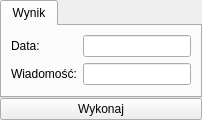
       <widget class="QWidget" name="getServiceLockDatePage">
        <layout class="QGridLayout" name="gridLayout_84">
         <property name="margin">
          <number>0</number>
         </property>
         <property name="spacing">
          <number>0</number>
         </property>
         <item row="0" column="0">
          <widget class="QTabWidget" name="tabWidget_29">
           <property name="currentIndex">
            <number>0</number>
           </property>
           <widget class="QWidget" name="tab_58">
            <attribute name="title">
             <string>Wynik</string>
            </attribute>
            <layout class="QFormLayout" name="formLayout_67">
             <item row="0" column="0">
              <widget class="QLabel" name="label_402">
               <property name="text">
                <string>Data:</string>
               </property>
              </widget>
             </item>
             <item row="1" column="0">
              <widget class="QLabel" name="label_401">
               <property name="text">
                <string>Wiadomość:</string>
               </property>
               <property name="buddy">
                <cstring>serviceLockMessage</cstring>
               </property>
              </widget>
             </item>
             <item row="1" column="1">
              <widget class="QLineEdit" name="serviceLockMessage"/>
             </item>
             <item row="0" column="1">
              <widget class="QLineEdit" name="serviceLockDate"/>
             </item>
            </layout>
           </widget>
          </widget>
         </item>
         <item row="1" column="0">
          <widget class="QPushButton" name="getServiceLockDateButton">
           <property name="text">
            <string>Wykonaj</string>
           </property>
          </widget>
         </item>
        </layout>
       </widget>
